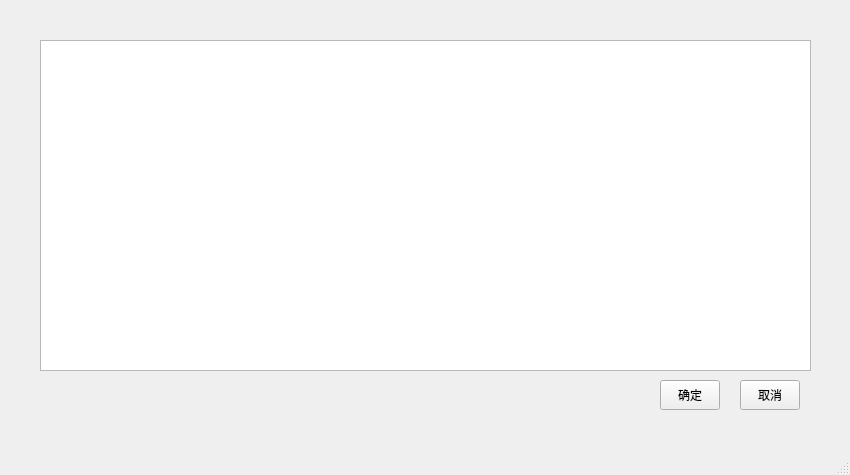
<?xml version="1.0" encoding="UTF-8"?>
<ui version="4.0">
 <class>MainWindow</class>
 <widget class="QMainWindow" name="MainWindow">
  <property name="geometry">
   <rect>
    <x>0</x>
    <y>0</y>
    <width>850</width>
    <height>475</height>
   </rect>
  </property>
  <property name="windowTitle">
   <string>MainWindow</string>
  </property>
  <widget class="QWidget" name="centralwidget">
   <widget class="QTextBrowser" name="textBrowser">
    <property name="geometry">
     <rect>
      <x>40</x>
      <y>40</y>
      <width>771</width>
      <height>331</height>
     </rect>
    </property>
   </widget>
   <widget class="QPushButton" name="button_cancle">
    <property name="geometry">
     <rect>
      <x>740</x>
      <y>380</y>
      <width>60</width>
      <height>30</height>
     </rect>
    </property>
    <property name="text">
     <string>取消</string>
    </property>
   </widget>
   <widget class="QPushButton" name="button_ok">
    <property name="geometry">
     <rect>
      <x>660</x>
      <y>380</y>
      <width>60</width>
      <height>30</height>
     </rect>
    </property>
    <property name="text">
     <string>确定</string>
    </property>
   </widget>
  </widget>
  <widget class="QMenuBar" name="menubar">
   <property name="geometry">
    <rect>
     <x>0</x>
     <y>0</y>
     <width>850</width>
     <height>23</height>
    </rect>
   </property>
  </widget>
  <widget class="QStatusBar" name="statusbar"/>
 </widget>
 <resources/>
 <connections/>
</ui>
